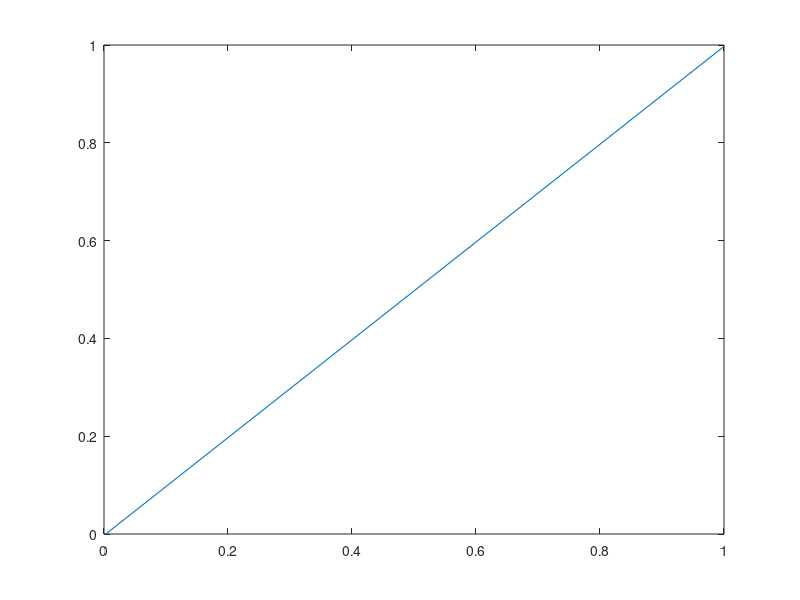
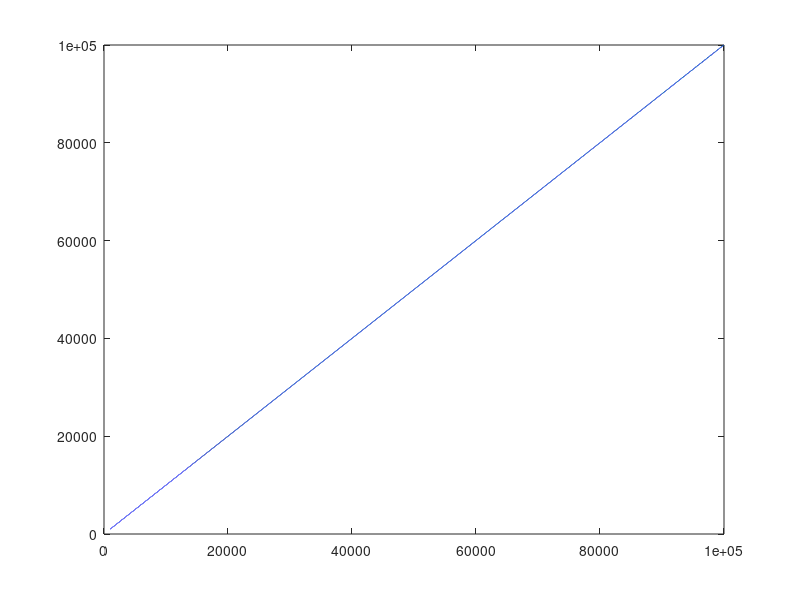
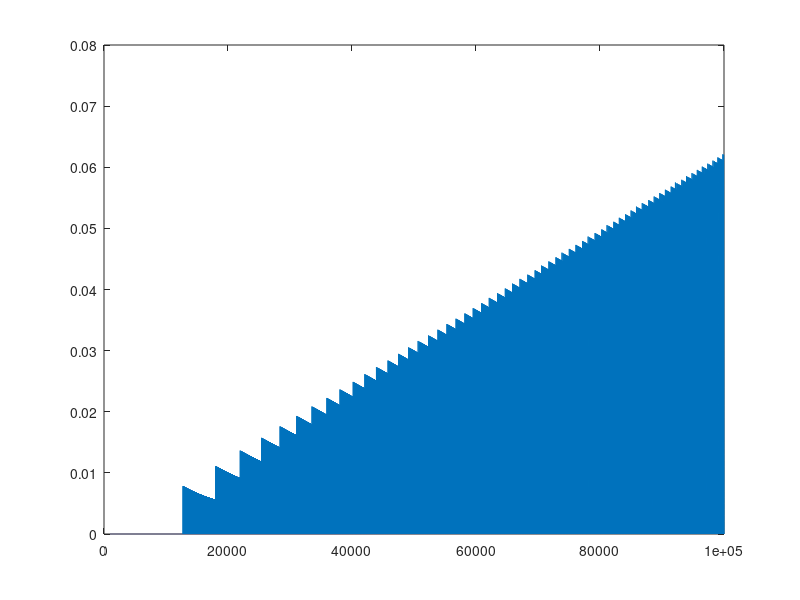

Recreate these plots in MATLAB, in order.
clc;
clear;
load('pwm_data.mat');
x = 1/512:1/512:1;

start = 1;
stairs(x(start:end), target_duty(start:end))

%%
x = 1000:1:100000;

start = 1;
error = frequency_error(start:end)./x(start:end)'*100


figure
stairs(x(start:end), actual_frequency(start:end))

figure
stairs(x(start:end), error)

max(frequency_error)
